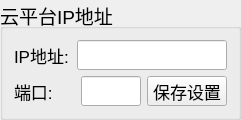
  <widget class="QGroupBox" name="cloudIPSetBox">
   <property name="geometry">
    <rect>
     <x>740</x>
     <y>290</y>
     <width>241</width>
     <height>109</height>
    </rect>
   </property>
   <property name="font">
    <font>
     <pointsize>14</pointsize>
    </font>
   </property>
   <property name="title">
    <string>云平台IP地址</string>
   </property>
   <layout class="QVBoxLayout" name="verticalLayout_13">
    <item>
     <layout class="QHBoxLayout" name="horizontalLayout_17">
      <item>
       <widget class="QLabel" name="label_Hostip">
        <property name="maximumSize">
         <size>
          <width>16777215</width>
          <height>30</height>
         </size>
        </property>
        <property name="font">
         <font>
          <pointsize>13</pointsize>
         </font>
        </property>
        <property name="text">
         <string>IP地址:</string>
        </property>
       </widget>
      </item>
      <item>
       <widget class="QLineEdit" name="m_hostip">
        <property name="sizePolicy">
         <sizepolicy hsizetype="Expanding" vsizetype="Preferred">
          <horstretch>0</horstretch>
          <verstretch>0</verstretch>
         </sizepolicy>
        </property>
        <property name="minimumSize">
         <size>
          <width>150</width>
          <height>30</height>
         </size>
        </property>
        <property name="maximumSize">
         <size>
          <width>150</width>
          <height>30</height>
         </size>
        </property>
        <property name="font">
         <font>
          <pointsize>13</pointsize>
         </font>
        </property>
        <property name="echoMode">
         <enum>QLineEdit::Normal</enum>
        </property>
       </widget>
      </item>
     </layout>
    </item>
    <item>
     <layout class="QHBoxLayout" name="horizontalLayout_5">
      <item>
       <widget class="QLabel" name="label_com">
        <property name="maximumSize">
         <size>
          <width>16777215</width>
          <height>30</height>
         </size>
        </property>
        <property name="font">
         <font>
          <pointsize>13</pointsize>
         </font>
        </property>
        <property name="text">
         <string>端口:</string>
        </property>
       </widget>
      </item>
      <item>
       <widget class="QLineEdit" name="m_com">
        <property name="sizePolicy">
         <sizepolicy hsizetype="Expanding" vsizetype="Preferred">
          <horstretch>0</horstretch>
          <verstretch>0</verstretch>
         </sizepolicy>
        </property>
        <property name="minimumSize">
         <size>
          <width>0</width>
          <height>30</height>
         </size>
        </property>
        <property name="maximumSize">
         <size>
          <width>60</width>
          <height>30</height>
         </size>
        </property>
        <property name="font">
         <font>
          <pointsize>13</pointsize>
         </font>
        </property>
        <property name="echoMode">
         <enum>QLineEdit::Normal</enum>
        </property>
       </widget>
      </item>
      <item>
       <widget class="QPushButton" name="pushButton_saveCloudIP">
        <property name="minimumSize">
         <size>
          <width>0</width>
          <height>30</height>
         </size>
        </property>
        <property name="font">
         <font>
          <pointsize>13</pointsize>
         </font>
        </property>
        <property name="text">
         <string>保存设置</string>
        </property>
       </widget>
      </item>
     </layout>
    </item>
   </layout>
  </widget>
